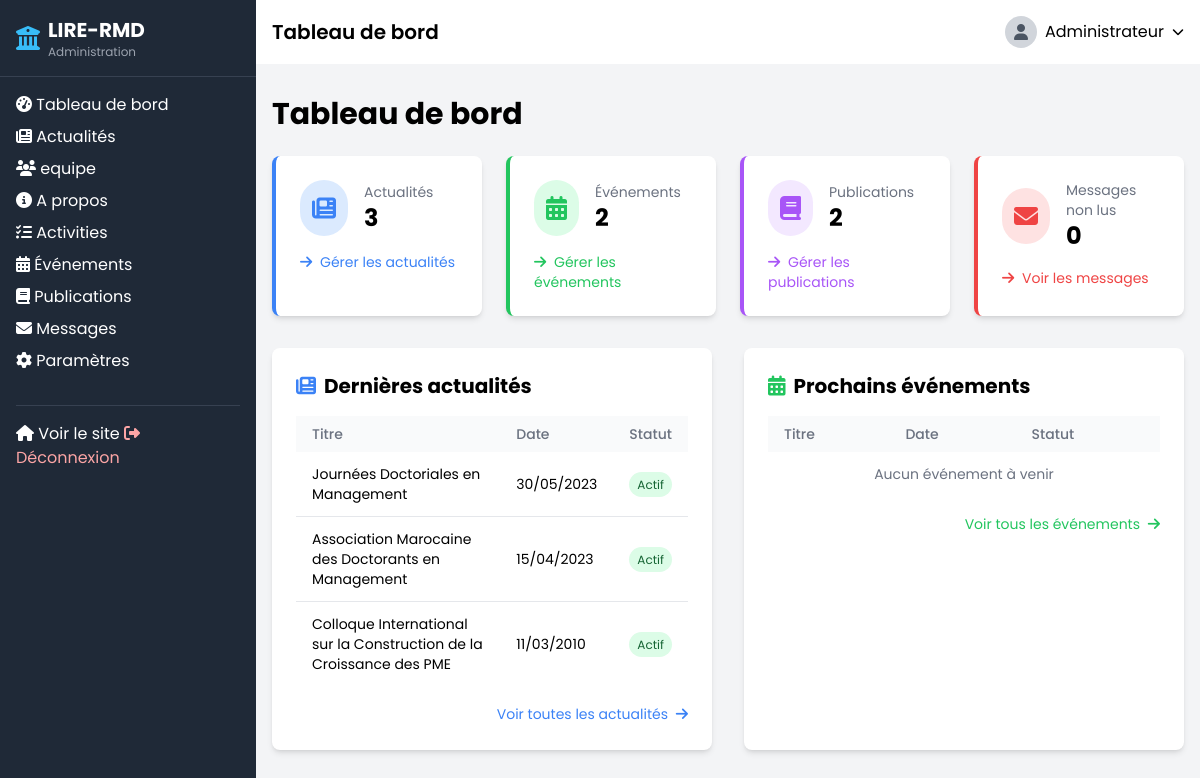
Page /admin/dashboard.php (signed in) on the committed database.
### tables this page shows
CREATE TABLE IF NOT EXISTS news (
    id INT AUTO_INCREMENT PRIMARY KEY,
    title VARCHAR(255) NOT NULL,
    content TEXT NOT NULL,
    news_date DATE NOT NULL,
    is_new BOOLEAN DEFAULT TRUE,
    link VARCHAR(255),
    link_text VARCHAR(100),
    is_active BOOLEAN DEFAULT TRUE,
    created_at TIMESTAMP DEFAULT CURRENT_TIMESTAMP
);

### admin/dashboard.php (the view, shortened to what this page needs)
<?php
require_once '../includes/config.php';
$news_count_query = "SELECT COUNT(*) as count FROM news";
$news_count_result = mysqli_query($conn, $news_count_query);
$news_count = mysqli_fetch_assoc($news_count_result)['count'];
$events_count_query = "SELECT COUNT(*) as count FROM events";
$events_count_result = mysqli_query($conn, $events_count_query);
$events_count = mysqli_fetch_assoc($events_count_result)['count'];
$publications_count_query = "SELECT COUNT(*) as count FROM publications";
$publications_count_result = mysqli_query($conn, $publications_count_query);
$publications_count = mysqli_fetch_assoc($publications_count_result)['count'];
$messages_count_query = "SELECT COUNT(*) as count FROM contact_messages WHERE is_read = 0";
$messages_count_result = mysqli_query($conn, $messages_count_query);
$messages_count = mysqli_fetch_assoc($messages_count_result)['count'];
include_once 'includes/header.php';
?>
<div class="container mx-auto px-4 py-8">
    <h1 class="text-3xl font-bold mb-6">Tableau de bord</h1>
    <div class="grid grid-cols-1 md:grid-cols-2 lg:grid-cols-4 gap-6 mb-8">
        <div class="bg-white rounded-lg shadow-md p-6 border-l-4 border-blue-500">
            <div class="flex items-center">
                <div class="p-3 rounded-full bg-blue-100 text-blue-500 mr-4">
                    <i class="fas fa-newspaper text-2xl"></i>
                </div>
                <div>
                    <p class="text-sm text-gray-500">Actualités</p>
                    <p class="text-2xl font-bold"><?php echo $news_count; ?></p>
                </div>
            </div>
            <a href="news.php" class="block mt-4 text-sm text-blue-500 hover:underline">
                <i class="fas fa-arrow-right mr-1"></i> Gérer les actualités
            </a>
        </div>
        <div class="bg-white rounded-lg shadow-md p-6 border-l-4 border-green-500">
            <div class="flex items-center">
                <div class="p-3 rounded-full bg-green-100 text-green-500 mr-4">
                    <i class="fas fa-calendar-alt text-2xl"></i>
                </div>
                <div>
                    <p class="text-sm text-gray-500">Événements</p>
                    <p class="text-2xl font-bold"><?php echo $events_count; ?></p>
                </div>
            </div>
            <a href="events.php" class="block mt-4 text-sm text-green-500 hover:underline">
                <i class="fas fa-arrow-right mr-1"></i> Gérer les événements
            </a>
        </div>
        <div class="bg-white rounded-lg shadow-md p-6 border-l-4 border-purple-500">
            <div class="flex items-center">
                <div class="p-3 rounded-full bg-purple-100 text-purple-500 mr-4">
                    <i class="fas fa-book text-2xl"></i>
                </div>
                <div>
                    <p class="text-sm text-gray-500">Publications</p>
                    <p class="text-2xl font-bold"><?php echo $publications_count; ?></p>
                </div>
            </div>
            <a href="publications.php" class="block mt-4 text-sm text-purple-500 hover:underline">
                <i class="fas fa-arrow-right mr-1"></i> Gérer les publications
            </a>
        </div>
        <div class="bg-white rounded-lg shadow-md p-6 border-l-4 border-red-500">
            <div class="flex items-center">
                <div class="p-3 rounded-full bg-red-100 text-red-500 mr-4">
                    <i class="fas fa-envelope text-2xl"></i>
                </div>
                <div>
                    <p class="text-sm text-gray-500">Messages non lus</p>
                    <p class="text-2xl font-bold"><?php echo $messages_count; ?></p>
                </div>
            </div>
            <a href="messages.php" class="block mt-4 text-sm text-red-500 hover:underline">
                <i class="fas fa-arrow-right mr-1"></i> Voir les messages
            </a>
        </div>
    </div>
    <div class="grid grid-cols-1 lg:grid-cols-2 gap-8">
        <div class="bg-white rounded-lg shadow-md p-6">
            <h2 class="text-xl font-bold mb-4 flex items-center">
                <i class="fas fa-newspaper text-blue-500 mr-2"></i> Dernières actualités
            </h2>
            <div class="overflow-x-auto">
                <table class="min-w-full">
                    <thead>
                        <tr class="bg-gray-50">
                            <th class="px-4 py-2 text-left text-sm font-medium text-gray-500">Titre</th>
                            <th class="px-4 py-2 text-left text-sm font-medium text-gray-500">Date</th>
                            <th class="px-4 py-2 text-left text-sm font-medium text-gray-500">Statut</th>
                        </tr>
                    </thead>
                    <tbody class="divide-y divide-gray-200">
                        <?php
                        $recent_news_query = "SELECT * FROM news ORDER BY news_date DESC LIMIT 5";
                        $recent_news_result = mysqli_query($conn, $recent_news_query);
                        if ($recent_news_result && mysqli_num_rows($recent_news_result) > 0) {
                            while ($news = mysqli_fetch_assoc($recent_news_result)) {
                                $news_date = new DateTime($news['news_date']);
                                ?>
                                <tr class="hover:bg-gray-50">
                                    <td class="px-4 py-3 text-sm"><?php echo $news['title']; ?></td>
                                    <td class="px-4 py-3 text-sm"><?php echo $news_date->format('d/m/Y'); ?></td>
                                    <td class="px-4 py-3 text-sm">
                                        <?php if ($news['is_active']): ?>
                                            <span class="px-2 py-1 bg-green-100 text-green-800 rounded-full text-xs">Actif</span>
                                        <?php else: ?>
                                            <span class="px-2 py-1 bg-gray-100 text-gray-800 rounded-full text-xs">Inactif</span>
                                        <?php endif; ?>
                                    </td>
                                </tr>
                                <?php
                            }
                        } else {
                            echo '<tr><td colspan="3" class="px-4 py-3 text-sm text-center text-gray-500">Aucune actualité disponible</td></tr>';
                        }
                        ?>
                    </tbody>
                </table>
            </div>
            <div class="mt-4 text-right">
                <a href="news.php" class="text-blue-500 hover:underline text-sm">
                    Voir toutes les actualités <i class="fas fa-arrow-right ml-1"></i>
                </a>
            </div>
        </div>
        <div class="bg-white rounded-lg shadow-md p-6">
            <h2 class="text-xl font-bold mb-4 flex items-center">
                <i class="fas fa-calendar-alt text-green-500 mr-2"></i> Prochains événements
            </h2>
            <div class="overflow-x-auto">
                <table class="min-w-full">
                    <thead>
                        <tr class="bg-gray-50">
                            <th class="px-4 py-2 text-left text-sm font-medium text-gray-500">Titre</th>
                            <th class="px-4 py-2 text-left text-sm font-medium text-gray-500">Date</th>
                            <th class="px-4 py-2 text-left text-sm font-medium text-gray-500">Statut</th>
                        </tr>
                    </thead>
                    <tbody class="divide-y divide-gray-200">
                        <?php
                        $upcoming_events_query = "SELECT * FROM events WHERE event_date >= CURDATE() ORDER BY event_date LIMIT 5";
                        $upcoming_events_result = mysqli_query($conn, $upcoming_events_query);
                        if ($upcoming_events_result && mysqli_num_rows($upcoming_events_result) > 0) {
                            while ($event = mysqli_fetch_assoc($upcoming_events_result)) {
                                $event_date = new DateTime($event['event_date']);
                                ?>
                                <tr class="hover:bg-gray-50">
                                    <td class="px-4 py-3 text-sm"><?php echo $event['title']; ?></td>
                                    <td class="px-4 py-3 text-sm"><?php echo $event_date->format('d/m/Y'); ?></td>
                                    <td class="px-4 py-3 text-sm">
                                        <?php if ($event['is_active']): ?>
                                            <span class="px-2 py-1 bg-green-100 text-green-800 rounded-full text-xs">Actif</span>
                                        <?php else: ?>
                                            <span class="px-2 py-1 bg-gray-100 text-gray-800 rounded-full text-xs">Inactif</span>
                                        <?php endif; ?>
                                    </td>
                                </tr>
                                <?php
                            }
                        } else {
                            echo '<tr><td colspan="3" class="px-4 py-3 text-sm text-center text-gray-500">Aucun événement à venir</td></tr>';
                        }
                        ?>
                    </tbody>
                </table>
            </div>
            <div class="mt-4 text-right">
                <a href="events.php" class="text-green-500 hover:underline text-sm">
                    Voir tous les événements <i class="fas fa-arrow-right ml-1"></i>
                </a>
            </div>
        </div>
    </div>
</div>
<?php
include_once 'includes/footer.php';
?>

### rows in the picture
news: title "Journées Doctoriales en Management", news_date "30/05/2023", is_active "Actif"
news: title "Association Marocaine des Doctorants en Management", news_date "15/04/2023", is_active "Actif"
news: title "Colloque International sur la Construction de la Croissance des PME", news_date "11/03/2010", is_active "Actif"

### other values in the picture
$page_title "Tableau de bord"
$_SESSION['user_name'] "Administrateur"
$news_count "3"
$events_count "2"
$publications_count "2"
$messages_count "0"
